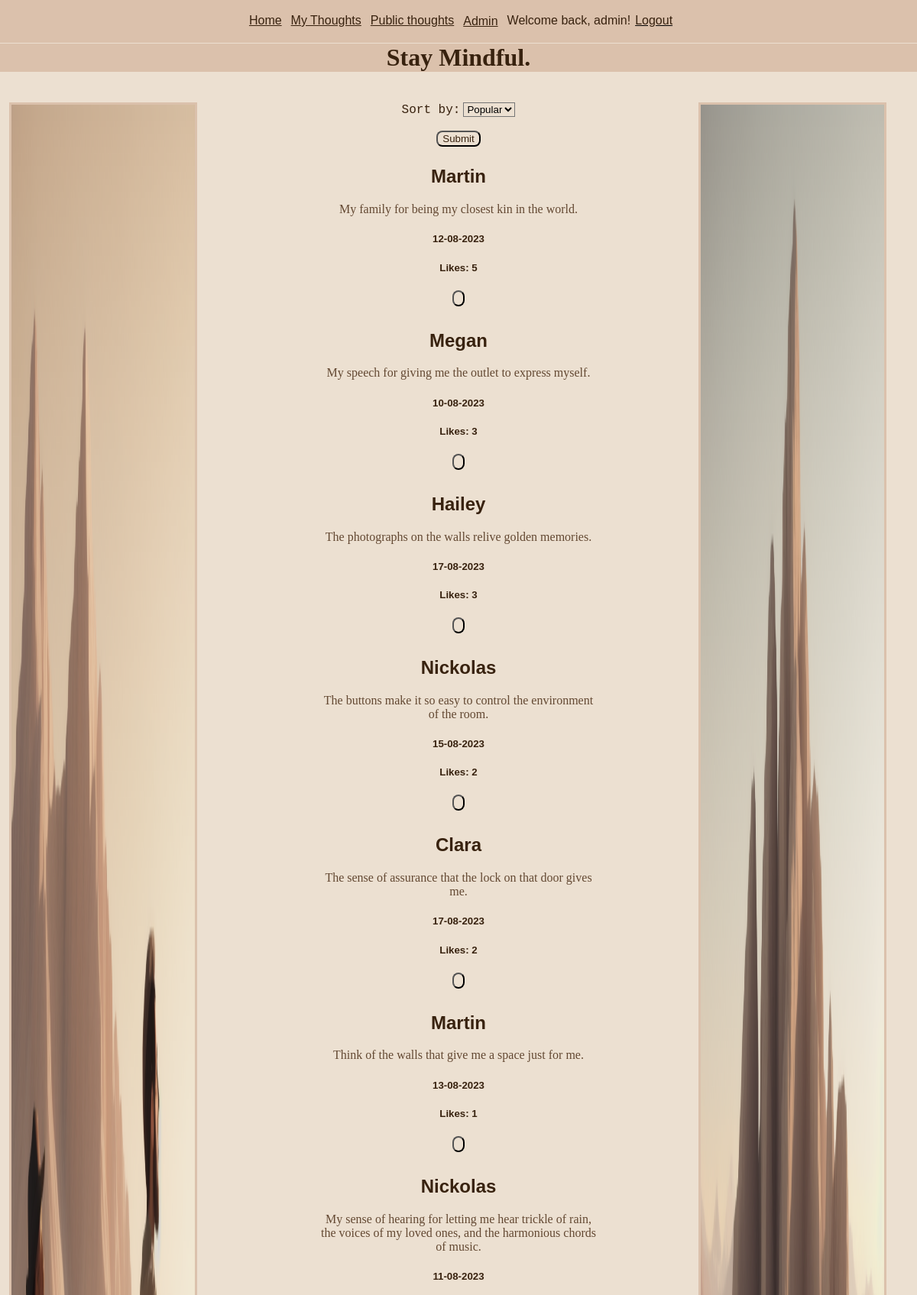
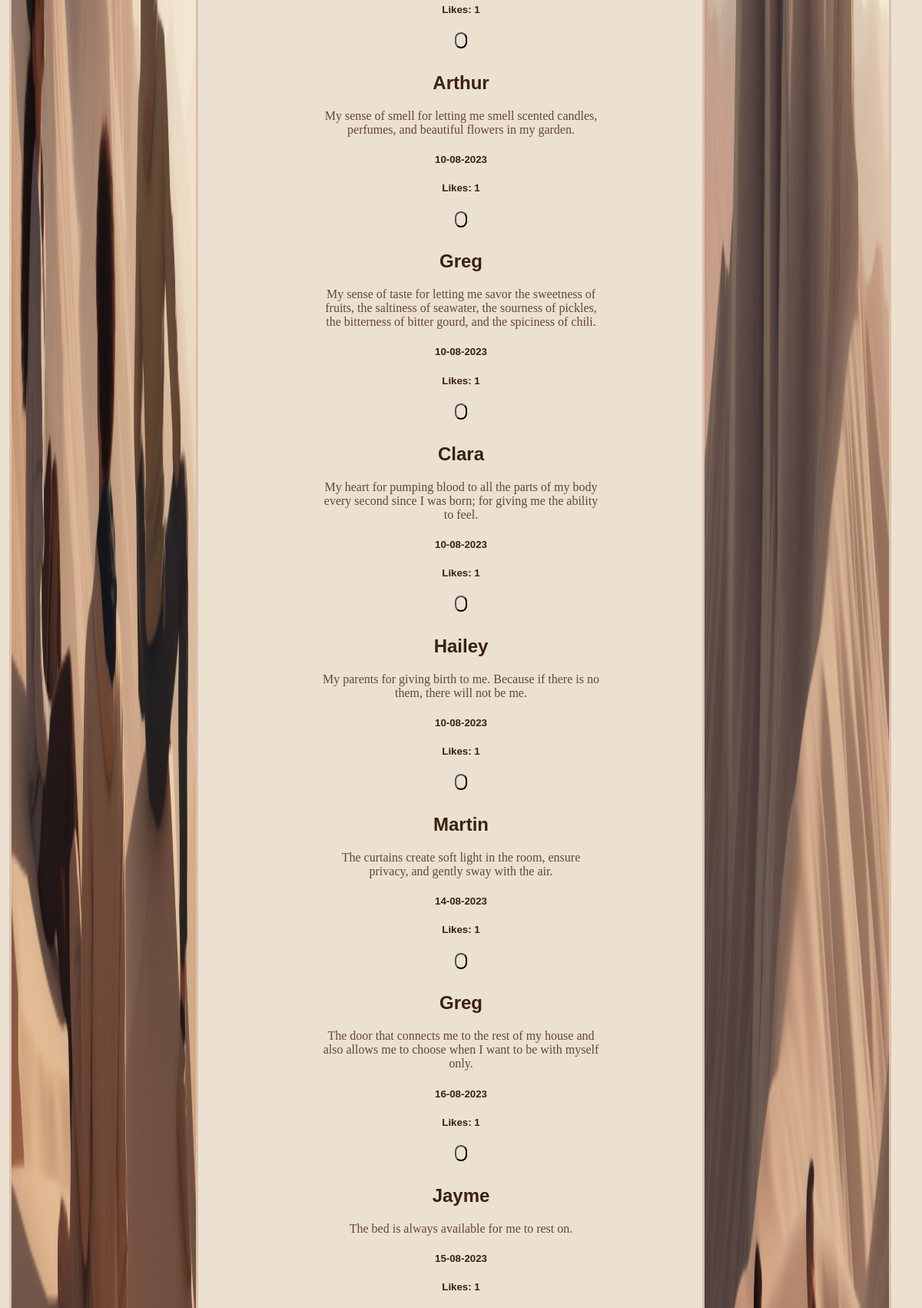
The page /public_posts (signed in, upper part) on the database its author committed (2 pictures, top to bottom).
### tables this page shows
CREATE TABLE User (id INTEGER PRIMARY KEY, username TEXT, password TEXT);

CREATE TABLE Gratitude_idea (id INTEGER PRIMARY KEY, date TEXT, username TEXT, content TEXT, like_count INTEGER DEFAULT (0), is_public INTEGER);

### routes.py (the view)
@app.route('/public_posts', methods=['GET', 'POST'])
def public_posts():
    global sort
    cur.execute("SELECT id FROM User WHERE username = ?",
                (session['username'],))
    user_id = cur.fetchone()
    if request.method == "GET":
        if sort == 'popular':
            cur.execute('SELECT username, content, date, id, like_count FROM\
                 Gratitude_idea WHERE is_public = 1 ORDER BY like_count DESC ')
            idea_data = cur.fetchall()
            cur.execute('SELECT id FROM Liked_Posts WHERE post_id = ?', user_id)
            liked = cur.fetchall()
            return render_template("public_posts.html", idea_data=idea_data, liked=liked)
        elif sort == 'newest':
            cur.execute('SELECT username, content, date, id, like_count FROM\
                 Gratitude_idea WHERE is_public = 1 ORDER BY date DESC ')
            idea_data = cur.fetchall()
            return render_template("public_posts.html", idea_data=idea_data)
        else:
            cur.execute('SELECT username, content, date, id, like_count FROM\
                 Gratitude_idea WHERE is_public = 1 ORDER BY date ASC ')
            idea_data = cur.fetchall()
            return render_template("public_posts.html", idea_data=idea_data)
    elif request.method == "POST":
        sort = request.form['sort']
        return redirect("public_posts")
    else:
        return redirect("/")

### routes.py (called while the page is built)
def get_random_image():
    image_folder = os.path.join(app.static_folder, 'images')
    images = os.listdir(image_folder)
    random_image = random.choice(images)
    return f"static/images/{random_image}"

@app.context_processor
def inject_random_image():
    return {'random_image': get_random_image(),
            'random_image1': get_random_image()}

### templates/public_posts.html (shortened to what this page needs)
{% extends 'layout.html' %}
{% block content %}
<form action="/public_posts" method="post">
    <label for="sort">Sort by:</label>
    <select class="input" name="sort" id="sort">
        <option value="popular">Popular</option>
    </select>
    <br><br>
    <input class='button' type="submit" value="Submit">
    </form>
{% for idea_data in idea_data %}
<div>
    <h2>
        {{ idea_data[0] }}
    </h2>
    <p class="p_overflow">
        {{ idea_data[1] }}
    </p>
    <h5>
        {{ idea_data[2] }}
    </h5>
    <h5>
        Likes: {{ idea_data[4] }}
    </h5>
    <form action="/like" method="post">
        <input class="button" type="submit" value="{{ Like }}">
    </form>
</div>
{% endfor %}
{% endblock %}

### templates/nav.html
<div id="nav">
        <a class="nav_element" href="/">Home</a>
        <a class="nav_element" href="/my_posts">My Thoughts</a>
        <a class="nav_element" href="/public_posts">Public thoughts</a>
        {% if session.username == "admin" %}
        <form action="/adminlogin" method="post">
                <button class="button" id="admin">Admin</button>
        </form>
        <a id="username_nav" class="nav_element">Welcome back, {{ session.username }}! </a>
                <form action="/logout" method="post">
                        <button class="nav_button" id="logout"><a> Logout</a></button>
                </form>
        {% elif session['username'] %}
        <a id="username_nav" class="nav_element">Welcome back, {{ session.username }}! </a>
        <form action="/logout" method="post">
                <button class="nav_button" id="logout"><a> Logout</a></button>
        </form>
        {% else %}
        <a class="nav_element" href="/create_account_page">Create an account</a>
        <a class="nav_element" href="/loginpage">Login</a>
        {% endif %}
</div>

### static/styles.css (style rules this page uses)
body { background-color: #ece0d1; margin: auto; text-align: center; min-height: 100vh; }
div { padding-top: 1.5%; padding-bottom: 1.5%; }
.nav_element { padding-left: 0.5%; padding-right: 0.5%; }
#nav { position:fixed; top:0%; width: 100%; background-color: #dbc1ac; display: flex; justify-content: center; }
h2 { font-family: sans-serif; color: #38220f; }
h5 { font-family: sans-serif; color: #38220f; padding-left: 5%; padding-right: 5%; }
p { font-family: cursive; color: #634832; }
.p_overflow { overflow-wrap: break-word; margin: auto; }
a { font-family: sans-serif; color: #38220f; }
label { font-family: monospace; font-size: large; color: #38220f; }
.nav_button { background: none!important; border: none; padding: 0!important; font-size: medium; font-family: sans-serif; text-decoration: underline; cursor: pointer; }
.button { background-color: #ece0d1; color: #38220f; border-radius: 8px; }
.input { background-color: #ece0d1; }
#admin { background-color: #dbc1ac; color: #38220f; border: none; text-decoration: underline; font-family: sans-serif; font-size: medium; }

### rows shown on the page
User: username "admin"
Gratitude_idea: username "Martin", content "My family for being my closest kin in the world.", date "12-08-2023", like_count "5"
Gratitude_idea: username "Megan", content "My speech for giving me the outlet to express myself.", date "10-08-2023", like_count "3"
Gratitude_idea: username "Hailey", content "The photographs on the walls relive golden memories.", date "17-08-2023", like_count "3"
Gratitude_idea: username "Nickolas", content "The buttons make it so easy to control the environment of the room.", date "15-08-2023", like_count "2"
Gratitude_idea: username "Clara", content "The sense of assurance that the lock on that door gives me.", date "17-08-2023", like_count "2"
Gratitude_idea: username "Martin", content "Think of the walls that give me a space just for me.", date "13-08-2023", like_count "1"
Gratitude_idea: username "Nickolas", content "My sense of hearing for letting me hear trickle of rain, the voices of my loved ones, and the harmonious chords of music.", date "11-08-2023", like_count "1"
Gratitude_idea: username "Arthur", content "My sense of smell for letting me smell scented candles, perfumes, and beautiful flowers in my garden.", date "10-08-2023", like_count "1"
Gratitude_idea: username "Greg", content "My sense of taste for letting me savor the sweetness of fruits, the saltiness of seawater, the sourness of pickles, the bitterness of bitter gourd, and the spiciness of chili.", date "10-08-2023", like_count "1"
Gratitude_idea: username "Clara", content "My heart for pumping blood to all the parts of my body every second since I was born; for giving me the ability to feel.", date "10-08-2023", like_count "1"
Gratitude_idea: username "Hailey", content "My parents for giving birth to me. Because if there is no them, there will not be me.", date "10-08-2023", like_count "1"
Gratitude_idea: username "Martin", content "The curtains create soft light in the room, ensure privacy, and gently sway with the air.", date "14-08-2023", like_count "1"
Gratitude_idea: username "Greg", content "The door that connects me to the rest of my house and also allows me to choose when I want to be with myself only.", date "16-08-2023", like_count "1"
Gratitude_idea: username "Jayme", content "The bed is always available for me to rest on.", date "15-08-2023", like_count "1"
